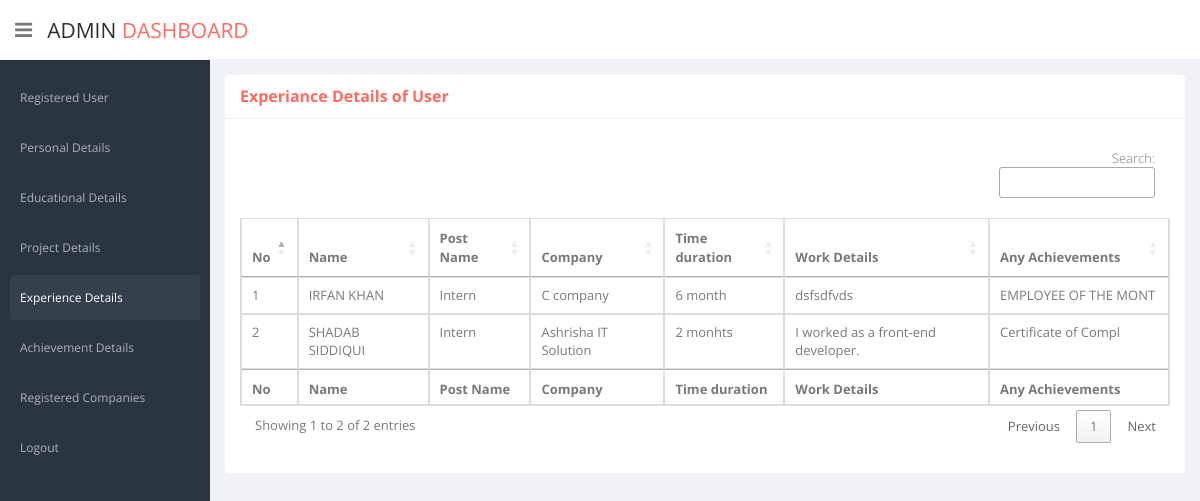
/ap/experience_details.php, run on the app's committed database.
### tables this page shows
CREATE TABLE `work_experience_detail` (
  `we_id` int(5) NOT NULL,
  `we_title` varchar(20) NOT NULL COMMENT 'Designation',
  `we_comp` varchar(20) NOT NULL COMMENT 'Company''s Name',
  `we_dur` varchar(10) NOT NULL COMMENT 'Working Duration',
  `we_desc` varchar(1000) DEFAULT NULL COMMENT 'Company Profile',
  `we_ach` varchar(20) DEFAULT NULL COMMENT 'Achievements',
  `reg_id` int(5) NOT NULL
);

CREATE TABLE `reg_users` (
  `reg_id` int(5) NOT NULL,
  `reg_name` varchar(50) NOT NULL,
  `reg_email` varchar(50) NOT NULL,
  `reg_password` varchar(200) NOT NULL,
  `reg_date` datetime DEFAULT current_timestamp(),
  `login_status` int(2) NOT NULL DEFAULT 0
);

### ap/experience_details.php (the view, shortened to what this page needs)
<?php
    include ("../connection.php");
?>
<!DOCTYPE html>
<html lang="en">
<head>
    <link href="css/bootstrap.min.css" rel="stylesheet">
    <link href="css/bootstrap-reset.css" rel="stylesheet">
    <link href="assets/font-awesome/css/font-awesome.css" rel="stylesheet" />
    <link href="assets/jquery-easy-pie-chart/jquery.easy-pie-chart.css" rel="stylesheet" type="text/css" media="screen"/>
    <link rel="stylesheet" href="css/owl.carousel.css" type="text/css">
      <link href="css/slidebars.css" rel="stylesheet">
    <link href="css/style.css" rel="stylesheet">
    <link href="css/style-responsive.css" rel="stylesheet" />
    <link rel="stylesheet" type="text/css" href="https://cdn.datatables.net/1.10.24/css/jquery.dataTables.min.css">
    <link rel="stylesheet" type="text/css" href="https://cdn.datatables.net/autofill/2.3.5/css/autoFill.dataTables.min.css">
    <link rel="stylesheet" type="text/css" href="https://cdn.datatables.net/buttons/1.7.0/css/buttons.dataTables.min.css">
    <link rel="stylesheet" type="text/css" href="https://cdn.datatables.net/colreorder/1.5.3/css/colReorder.dataTables.min.css">
    <link rel="stylesheet" type="text/css" href="https://cdn.datatables.net/fixedcolumns/3.3.2/css/fixedColumns.dataTables.min.css">
    <link rel="stylesheet" type="text/css" href="https://cdn.datatables.net/fixedheader/3.1.8/css/fixedHeader.dataTables.min.css">
    <link rel="stylesheet" type="text/css" href="https://cdn.datatables.net/keytable/2.6.1/css/keyTable.dataTables.min.css">
    <link rel="stylesheet" type="text/css" href="https://cdn.datatables.net/responsive/2.2.7/css/responsive.dataTables.min.css">
    <link rel="stylesheet" type="text/css" href="https://cdn.datatables.net/rowgroup/1.1.2/css/rowGroup.dataTables.min.css">
    <link rel="stylesheet" type="text/css" href="https://cdn.datatables.net/rowreorder/1.2.7/css/rowReorder.dataTables.min.css">
    <link rel="stylesheet" type="text/css" href="https://cdn.datatables.net/scroller/2.0.3/css/scroller.dataTables.min.css">
    <link rel="stylesheet" type="text/css" href="https://cdn.datatables.net/searchbuilder/1.0.1/css/searchBuilder.dataTables.min.css">
    <link rel="stylesheet" type="text/css" href="https://cdn.datatables.net/searchpanes/1.2.1/css/searchPanes.dataTables.min.css">
    <link rel="stylesheet" type="text/css" href="https://cdn.datatables.net/select/1.3.3/css/select.dataTables.min.css">
  </head>
  <body>
  <section id="container" >
      <header class="header white-bg">
              <div class="sidebar-toggle-box">
                  <div class="fa fa-bars tooltips" data-placement="right" data-original-title="Toggle Navigation"></div>
              </div>
            <a href="register_user.php" class="logo">Admin<span> Dashboard</span></a>
        </header>
      <aside>
          <div id="sidebar"  class="nav-collapse ">
              <ul class="sidebar-menu" id="nav-accordion">
                  <li class="sub-menu">
                      <a href="register_user.php">
                          <span>Registered User</span>
                      </a>
                  </li>
                  <li class="sub-menu">
                      <a href="personal_details.php">
                          <span>Personal Details</span>
                      </a>
                  </li>
                  <li class="sub-menu">
                      <a href="educational_details.php">
                          <span>Educational Details</span>
                      </a>
                  </li>
                  <li class="sub-menu">
                      <a href="project_details.php">
                          <span>Project Details</span>
                      </a>
                  </li>
                  <li class="sub-menu">
                      <a href="experience_details.php" class="active">
                          <span>Experience Details</span>
                      </a>
                  </li>
                  <li class="sub-menu">
                      <a href="achievement_details.php" >
                          <span>Achievement Details</span>
                      </a>
                  </li>
                  <li class="sub-menu">
                      <a href="reg_comps.php" >
                          <span>Registered Companies</span>
                      </a>
                  </li>
                  <li class="sub-menu">
                      <a href="logout.php" >
                          <span>Logout</span>
                      </a>
                  </li>
              </ul>
          </div>
      </aside>
      <section id="main-content">
          <section class="wrapper">
            <section class="panel">
                <header class="panel-heading text-danger"><b>Experiance Details of User</b></header>
                <div class="panel-body">
                  <table class="table table-bordered" id="pdDT">
                        <thead>
                            <tr>
                              <th>No</th>
                              <th>Name</th>
                              <th>Post Name</th>
                              <th>Company</th>
                              <th>Time duration</th>
                              <th>Work Details</th>
                              <th>Any Achievements</th>
                            </tr>
                        </thead>
                        <tbody>
                            <?php
                              $q1 = "select * from work_experience_detail ex,reg_users rd where ex.reg_id=rd.reg_id order by reg_name asc";
                              $result = $con->query($q1);
                              $count=1;
                              if ($result->num_rows > 0) {
                                while($row = $result->fetch_assoc()) {
                            ?>
                             <?php
                                if($row['login_status']==0){
                              ?>
                            <tr>
                                <td><?php echo $count; ?></td>
                                <td><?php echo strtoupper($row['reg_name']); ?></td>
                                <td><?php echo $row['we_title']; ?></td>
                                <td><?php echo $row['we_comp']; ?></td>
                                <td><?php echo $row['we_dur']; ?></td>
                                <td><?php echo $row['we_desc']; ?></td>
                                <td><?php echo $row['we_ach']; ?></td>
                            </tr>
                            <?php } ?>
                          <?php $count++; }} ?>
                        </tbody>
                        <tfoot>
                            <tr>
                              <th>No</th>
                              <th>Name</th>
                              <th>Post Name</th>
                              <th>Company</th>
                              <th>Time duration</th>
                              <th>Work Details</th>
                              <th>Any Achievements</th>
                            </tr>
                        </tfoot>
                  </table>
                </div>
            </section>
          </section>
      </section>
  </section>
  </body>
</html>

### data on the page
work_experience_detail: reg.reg_name "IRFAN KHAN", we_title "Intern", we_comp "C company", we_dur "6 month", we_desc "dsfsdfvds", we_ach "EMPLOYEE OF THE MONT"
work_experience_detail: reg.reg_name "SHADAB SIDDIQUI", we_title "Intern", we_comp "Ashrisha IT Solution", we_dur "2 monhts", we_desc "I worked as a front-end developer.", we_ach "Certificate of Compl"
